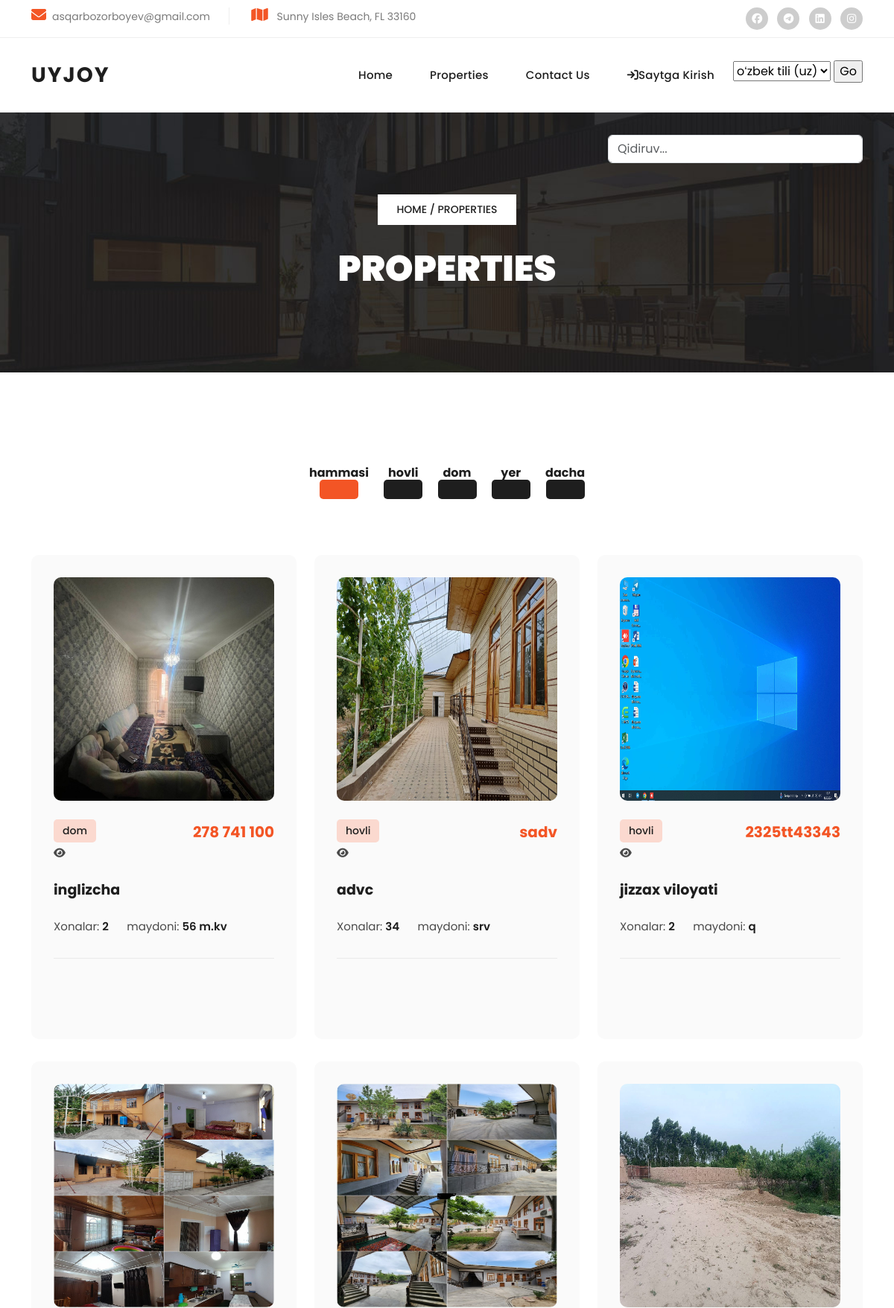
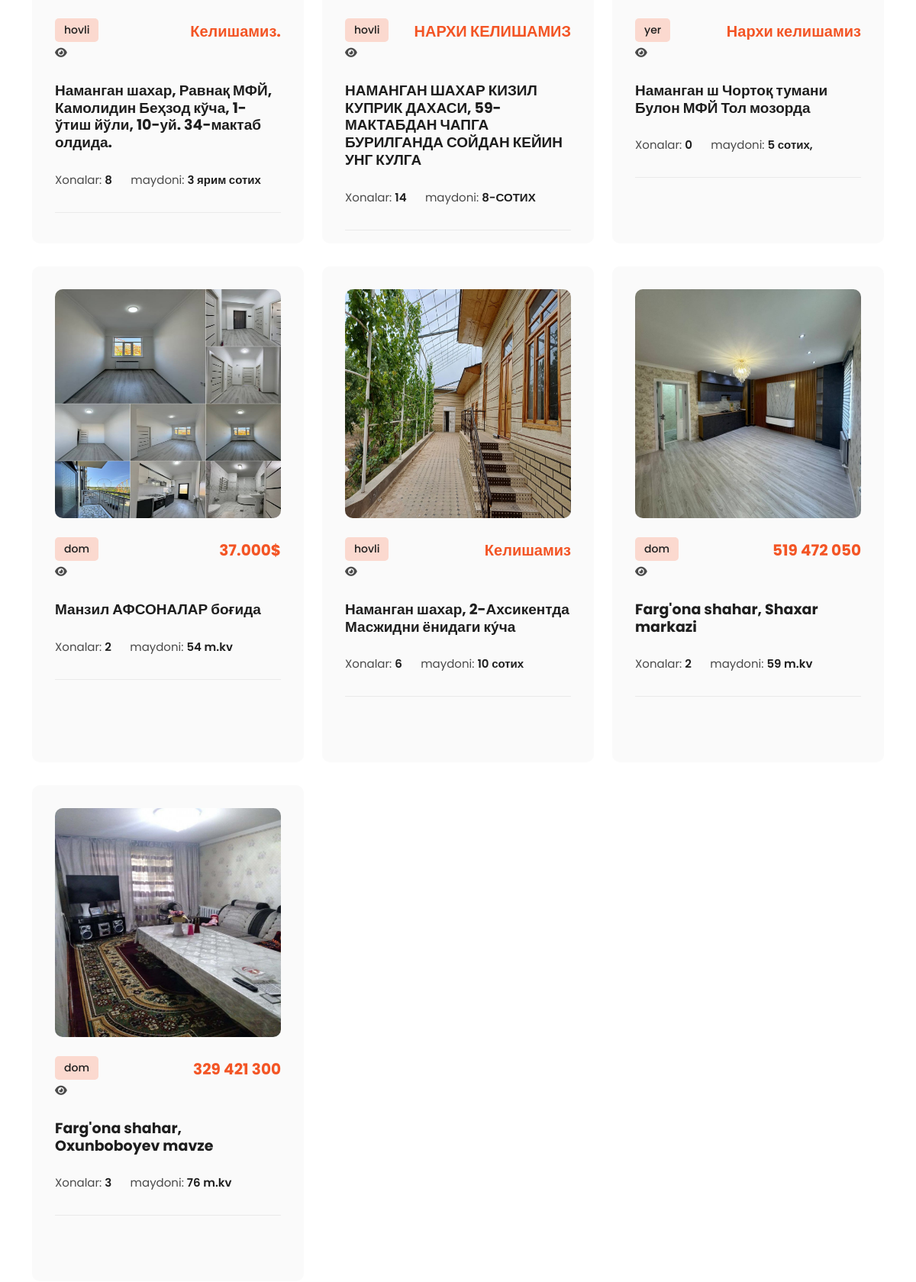
Page /all/ (upper part) on the committed database (2 pictures, top to bottom).
### homes_app/models.py (models this page shows, shortened)
class Category(models.Model):
    name = models.CharField(max_length=100)
    def __str__(self):
        return self.name

class Homes(models.Model):
    class Status(models.TextChoices):
        Draft = 'DF', 'Draft'
        Published = 'PB', 'Published'
    class Tariff(models.TextChoices):
        maxsus = 'maxsus'
        orta = "o'rta"
        oddiy = 'oddiy'
    title = models.CharField(max_length=200)
    maydoni = models.CharField(max_length=200)
    xona_soni = models.IntegerField()
    tamiri = models.CharField(max_length=200)
    image = models.ImageField(upload_to='homes/images')
    tafsilotlari = models.CharField(max_length=300)
    category = models.ForeignKey(Category, on_delete=models.CASCADE)
    publish_time = models.DateTimeField(default=timezone.now)
    created_time = models.DateTimeField(auto_now_add=True)
    status = models.CharField(max_length=2, choices=Status.choices, default=Status.Draft)
    narxi = models.CharField(max_length=50, blank=True)
    manzil = models.CharField(max_length=150, blank=True)
    tarifi = models.CharField(choices=Tariff.choices, default=Tariff.oddiy, null=True, blank=True, max_length=6)
    tel = models.CharField(max_length=9, blank=True)
    class Meta:
        ordering = ['-publish_time']

### homes_app/views.py (the view)
# urls.py: path('all/', homes_list, name='homes_list'),
def homes_list(request):
    homes_list = Homes.objects.all().filter(status=Homes.Status.Published)
    catigory = Category.objects.all()
    context = {
        'homes_list': homes_list,
        'catigory': catigory,
    }
    return render(request, "homes_list.html", context)

### templates/homes_list.html (shortened to what this page needs)
{% extends 'base.html' %}
{% load static %}
{% load hitcount_tags %}
{% block content %}
  <div class="page-heading header-text">
    <div class="container">
      <div class="row">
        <div class="col-lg-12">
          <span class="breadcrumb"><a href="#">Home</a> / Properties</span>
          <h3>Properties</h3>
        </div>
      </div>
    </div>
  </div>
  <div class="section properties">
    <div class="container">
      <ul class="properties-filter">
        <li>
            <h6>hammasi</h6>
          <a class="is_active btn " href="#" data-filter="*"></a>
        </li>
          {% for foo in catigory %}
        <li>
            <h6>{{ foo.name }}</h6>
             <a  class="btn" data-filter="#{{ foo.name}}" ></a>
        </li>
        {% endfor %}
      </ul>
      <div class="row properties-box">
          {% for homes in homes_list %}
        <div class="col-lg-4 col-md-6 align-self-center mb-30 properties-items col-md-6 "  id="{{ homes.category }}">
            <div class="item" style="height: 650px">
            <a href="{% url 'homes_detail' homes.pk %}"><img class="ratio ratio-1x1" src="{{ homes.image.url }}" alt="" height="300px"></a>
            <span class="category">{{ homes.category }}</span>
            <h6>{{ homes.narxi }}</h6>
                <p><i class="fa fa-eye" aria-hidden="true"> </i> {% get_hit_count for homes %}</p>
            <h4><a href="{% url 'homes_detail' homes.pk %}">{{ homes.manzil }}</a></h4>
            <ul>
              <li>Xonalar: <span>{{ homes.xona_soni }}</span></li>
              <li>maydoni: <span>{{ homes.maydoni }}</span></li>
            </ul>
          </div>
        </div>
        {% endfor %}
      </div>
    </div>
  </div>
 {% endblock content %}

### static/css/templatemo-villa-agency.css (style rules this page uses)
html, body, div, span, applet, object, iframe, h1, h2, h3, h4, h5, h6, p, blockquote, div pre, a, abbr, acronym, address, big, cite, code, del, dfn, em, font, img, ins, kbd, q, s, samp, small, strike, strong, sub, sup, tt, var, b, u, i, center, dl, dt, dd, ol, ul, li, figure, header, nav, section, article, aside, footer, figcaption { margin: 0; padding: 0; border: 0; outline: 0; }
ul, li { padding: 0; margin: 0; list-style: none; }
* { box-sizing: border-box; }
html, body { font-family: 'Poppins', sans-serif; -ms-text-size-adjust: 100%; -webkit-font-smoothing: antialiased; -moz-osx-font-smoothing: grayscale; }
a { text-decoration: none !important; }
h1, h2, h3, h4, h5, h6 { color: #1e1e1e; margin-top: 0px; margin-bottom: 0px; font-weight: 700; }
ul { margin-bottom: 0px; }
p { font-size: 14px; line-height: 28px; color: #4a4a4a; }
img { width: 100%; overflow: hidden; }
html, body { font-family: 'Poppins', sans-serif; }
.section { margin-top: 120px; }
.properties .item { background-color: #fafafa; border-radius: 10px; padding: 30px; margin-bottom: 30px; }
.properties .item img { border-radius: 10px; }
.properties .item span.category { background-color: #fbd9cf; font-weight: 500; border-radius: 5px; font-size: 14px; color: #1e1e1e; padding: 5px 12px; display: inline-block; margin-top: 25px; }
.properties .item h4 { font-size: 19px; margin: 25px 0px; }
.properties .item h4 a { color: #1e1e1e; }
.properties .item ul li { display: inline-block; font-size: 15px; color: #4a4a4a; margin-right: 20px; }
.properties .item ul li span { font-weight: 600; color: #1e1e1e; }
.properties .item ul { border-bottom: 1px solid #eaeaea; margin-bottom: 30px; padding-bottom: 30px; }
.properties .item h6 { font-size: 20px; color: #f35525; margin-top: 6px; display: inline-block; float: right; margin-top: 30px; }
.page-heading { background-image: url(../images/page-heading-bg.jpg); background-position: center bottom; background-repeat: no-repeat; background-size: cover; padding: 110px 0px; text-align: center; }
.page-heading span { background-color: #fff; color: #1e1e1e; font-size: 14px; font-weight: 500; text-transform: uppercase; padding: 10px 25px; display: inline-block; margin-bottom: 30px; }
.page-heading span a { color: #1e1e1e; }
.page-heading h3 { font-size: 48px; font-weight: 900; text-transform: uppercase; color: #fff; }
.properties ul.properties-filter { list-style: none; text-align: center; margin-bottom: 70px; }
.properties ul.properties-filter li { display: inline-block; margin: 5px 8px; }
.properties ul.properties-filter li a { display: inline-block; text-align: center; font-size: 15px; text-transform: capitalize; font-weight: 500; color: #fff; background-color: #1e1e1e; padding: 12px 25px; border-radius: 5px; transition: all .3s; }
.properties ul.properties-filter li a.is_active { background-color: #f35525; color: #fff; }
body { overflow-x: hidden; }

### rows in the picture
Category: name "hovli"
Category: name "dom"
Category: name "yer"
Category: name "dacha"
Homes: image (picture), category "dom", narxi "278 741 100", manzil "inglizcha", xona_soni "2", maydoni "56 m.kv"
Homes: image (picture), category "hovli", narxi "sadv", manzil "advc", xona_soni "34", maydoni "srv"
Homes: image (picture), category "hovli", narxi "2325tt43343", manzil "jizzax viloyati", xona_soni "2", maydoni "q"
Homes: image (picture), category "hovli", narxi "Келишамиз.", manzil "Наманган шахар, Равнақ МФЙ, Камолидин Беҳзод кўча, 1-ўтиш йўли, 10-уй. 34-мактаб олдида.", xona_soni "8", maydoni "3 ярим сотих"
Homes: image (picture), category "hovli", narxi "НАРХИ КЕЛИШАМИЗ", manzil "НАМАНГАН ШАХАР КИЗИЛ КУПРИК ДАХАСИ, 59-МАКТАБДАН ЧАПГА БУРИЛГАНДА СОЙДАН КЕЙИН УНГ КУЛГА", xona_soni "14", maydoni "8-СОТИХ"
Homes: image (picture), category "yer", narxi "Нархи келишамиз", manzil "Наманган ш Чортоқ тумани Булон МФЙ Тол мозорда", xona_soni "0", maydoni "5 сотих,"
Homes: image (picture), category "dom", narxi "37.000$", manzil "Манзил АФСОНАЛАР боғида", xona_soni "2", maydoni "54 m.kv"
Homes: image (picture), category "hovli", narxi "Келишамиз", manzil "Наманган шахар, 2-Ахсикентда Масжидни ёнидаги ку́ча", xona_soni "6", maydoni "10 сотих"
Homes: image (picture), category "dom", narxi "519 472 050", manzil "Farg'ona shahar, Shaxar markazi", xona_soni "2", maydoni "59 m.kv"
Homes: image (picture), category "dom", narxi "329 421 300", manzil "Farg'ona shahar, Oxunboboyev mavze", xona_soni "3", maydoni "76 m.kv"

### other values in the picture
form field language "oʻzbek tili (uz)"
